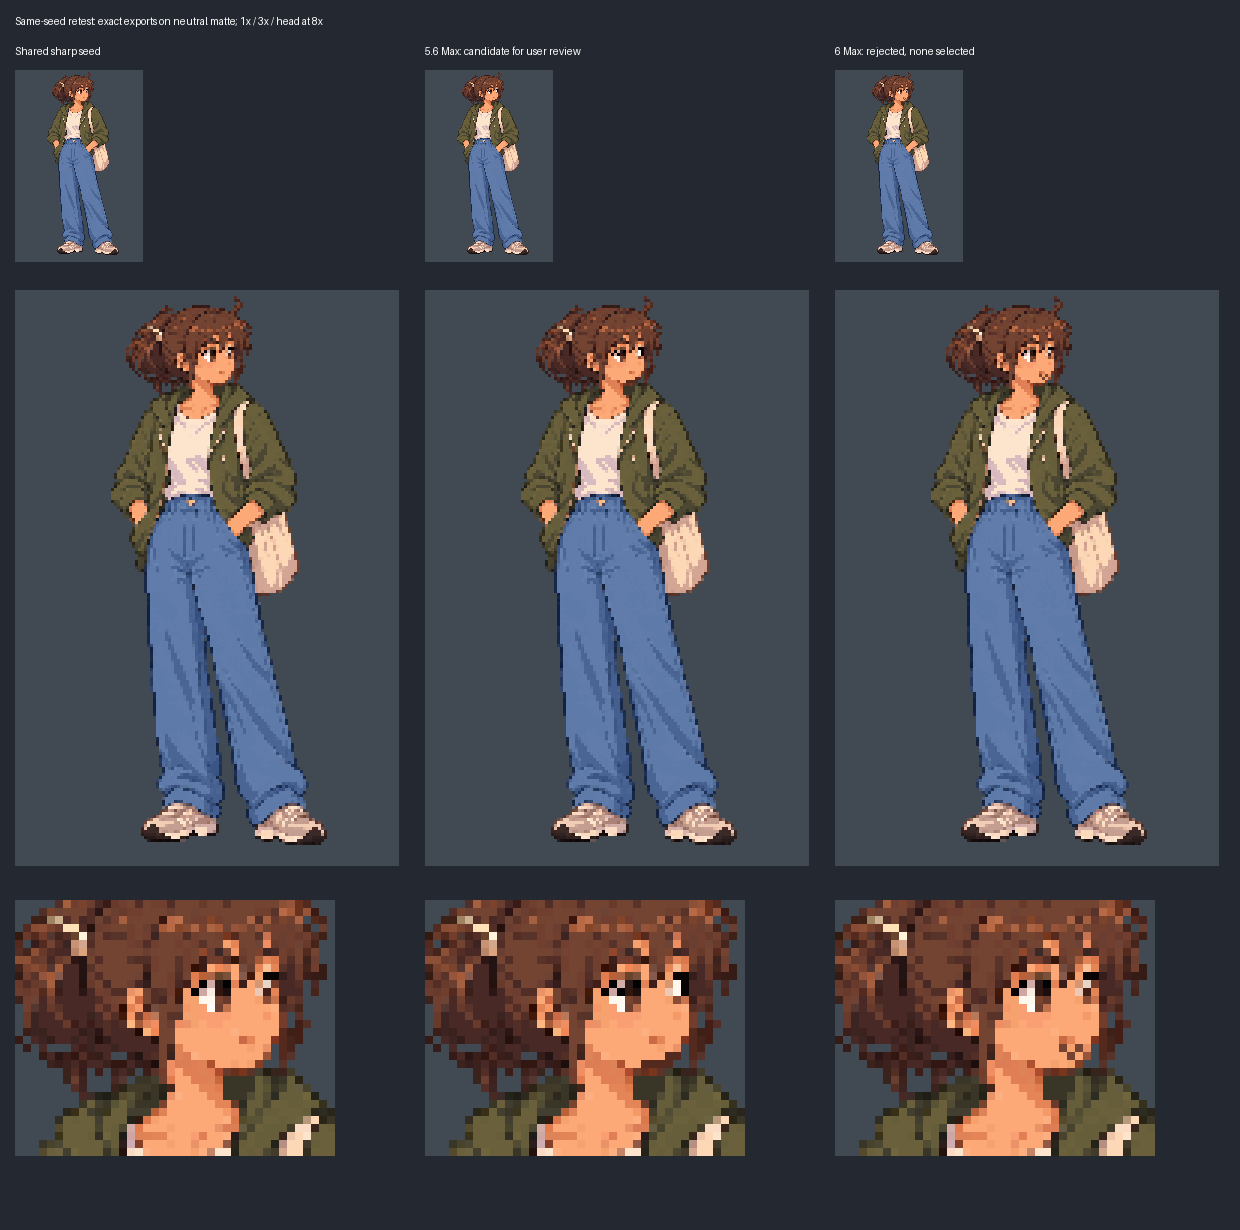

The script that saved this image:
"""Review-only display of exact existing exports; no contestant art modifications."""
from pathlib import Path
from PIL import Image, ImageDraw

root = Path(__file__).resolve().parent
items = [
    ('Shared sharp seed', 'shared/source-only-converted-seed.png'),
    ('5.6 Max: candidate for user review', 'trial-a/passes/pass-03.png'),
    ('6 Max: rejected, none selected', 'trial-b/pass-01/character-pass-01.png'),
]
sheet = Image.new('RGB', (1240, 1230), '#242830')
draw = ImageDraw.Draw(sheet)
draw.text((15, 15), 'Same-seed retest: exact exports on neutral matte; 1x / 3x / head at 8x', fill='white')
for i, (title, relative) in enumerate(items):
    image = Image.open(root / relative).convert('RGBA')
    assert image.size == (128, 192)
    matte = Image.new('RGBA', image.size, '#414953')
    matte.alpha_composite(image)
    matte = matte.convert('RGB')
    x = 15 + 410 * i
    draw.text((x, 45), title, fill='white')
    sheet.paste(matte, (x, 70))
    sheet.paste(matte.resize((384, 576), Image.Resampling.NEAREST), (x, 290))
    sheet.paste(matte.crop((40, 10, 80, 42)).resize((320, 256), Image.Resampling.NEAREST), (x, 900))
sheet.save(root / 'supervisor-comparison.png')
